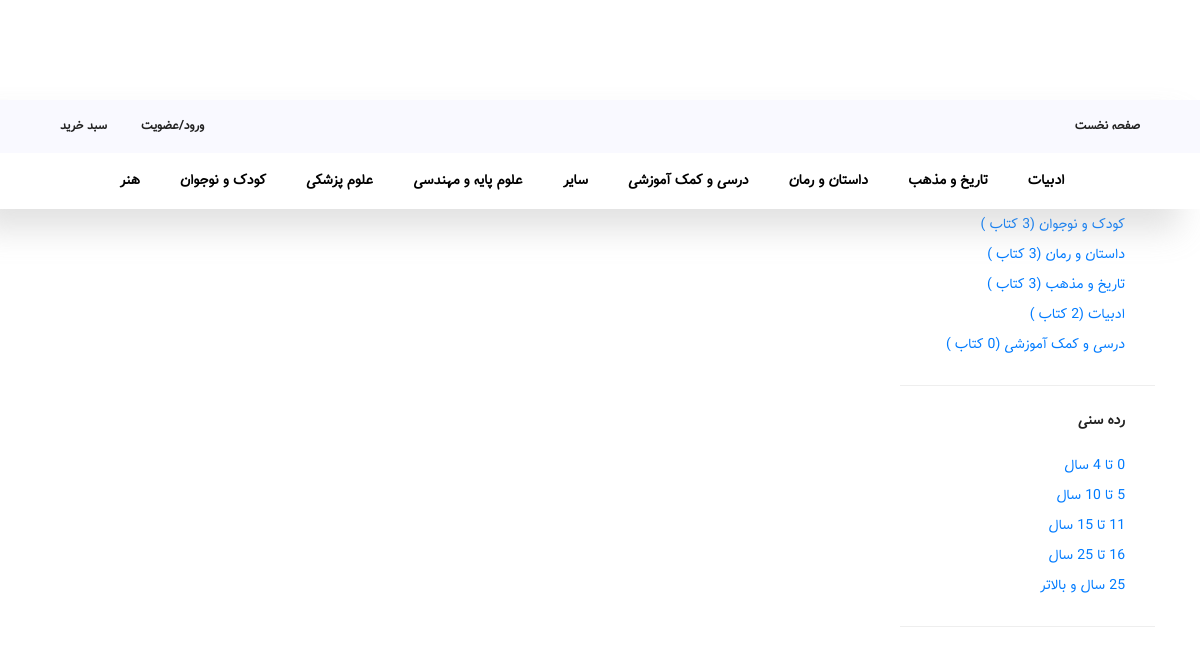
The app's page /views/home/_header.php with its own data.
### tables this page shows
CREATE TABLE `groups` (
  `gr_id` int(11) NOT NULL,
  `gr_name` varchar(50) NOT NULL
);

### include/database.php (called while the page is built, shortened)
<?php
$DB_Host="127.0.0.1";
$DB_Username="root";
$DB_Password="";
$DB_DBName="db_bookstore";
function select($Script)
{
	global $DB_DBName,$DB_Host,$DB_Password,$DB_Username;
	$db=mysqli_connect($DB_Host,$DB_Username,$DB_Password);
	mysqli_query($db,"set char set utf8");
	$rows=mysqli_query($db,$Script);
	return $rows;
}
?>

### views/home/_header.php (the view, shortened to what this page needs)
<?php
include_once ('../../include/database.php');
?>
<!DOCTYPE html>
<html lang="zxx" class="no-js">
<head>
    <link rel="stylesheet" href="../../css/linearicons.css">
    <link rel="stylesheet" href="../../css/owl.carousel.css">
    <link rel="stylesheet" href="../../css/font-awesome.min.css">
    <link rel="stylesheet" href="../../css/nice-select.css">
    <link rel="stylesheet" href="../../css/nouislider.min.css">
    <link rel="stylesheet" href="../../css/bootstrap.css">
    <link rel="stylesheet" href="../../css/main.css">
</head>
<body>
<header class="default-header">
    <div class="menutop-wrap">
        <div class="menu-top container" style="direction: rtl">
            <div class="d-flex justify-content-between align-items-center">
                <ul class="list">
                    <li><a href="index.php">صفحه نخست</a></li>
                </ul>
                <ul class="list">
                    <?php
                    if(isset($_SESSION['ac_id']))
                    {
                        print('<li><a  href="../client/">رفتن به پنل کاربری</a></li>');
                    }
                    else
                    {
                        print ('<li><a href="login.php">ورود/عضویت</a></li>');
                    }
                    ?>
                    <li><a href="basket.php">سبد خرید</a></li>
                </ul>
            </div>
        </div>
    </div>
    <nav class="navbar navbar-expand-lg navbar-light" style="direction: rtl">
        <div class="container">
            <div class="collapse navbar-collapse justify-content-end align-items-center" id="navbarSupportedContent">
                <ul class="navbar-nav" style="text-align: right;height: 40px;line-height: 40px; margin: auto;">
                    <?php
                    $sql="select * from groups order by gr_name asc";
                    $data=select($sql);
                    while ($c=mysqli_fetch_array($data))
                    {
                        print(' <li><a href="index.php?groups='.$c['gr_id'].'">'.$c['gr_name'].'</a></li>');
                    }
                    ?>
                </ul>
            </div>
        </div>
    </nav>
</header>
<div class="container mt-100">
    <div class="row" style="direction: rtl">
        <div class="col-xl-3 col-lg-4 col-md-5">
            <div class="sidebar-filter mt-50">
                <div class="common-filter">
                    <div class="head">محبوب ترین دسته بندی ها</div>
                    <form action="#">
                        <ul>
                            <?php
                            $sql="select * from vw_groups order by counts desc limit 0,5";
                            $data=select($sql);
                            while ($c=mysqli_fetch_array($data))
                            {
                                print('<li style="padding-right: 30px;" class="filter-list"><a href="index.php?groups='.$c['gr_id'].'" >'.$c['gr_name'].' ('. $c['counts'] .' کتاب )</a></li>');
                            }
                            ?>
                        </ul>
                    </form>
                </div>
                <div class="common-filter">
                    <div class="head">رده سنی</div>
                    <form action="#">
                        <ul>
                            <li style="padding-right: 30px;" class="filter-list"><a href="index.php?age=0" >0 تا 4 سال</a></li>
                            <li  style="padding-right: 30px;" class="filter-list"><a href="index.php?age=1" >5 تا 10 سال</a></li>
                            <li  style="padding-right: 30px;" class="filter-list"><a href="index.php?age=2" >11 تا 15 سال</a></li>
                            <li  style="padding-right: 30px;" class="filter-list"><a href="index.php?age=3" >16 تا 25 سال</a></li>
                            <li  style="padding-right: 30px;"  class="filter-list"><a href="index.php?age=4" >25 سال و بالاتر</a></li>
                        </ul>
                    </form>
                </div>
            </div>
        </div>

### records on screen
groups: gr_name "ادبیات"
groups: gr_name "تاریخ و مذهب"
groups: gr_name "داستان و رمان", counts "3"
groups: gr_name "درسی و کمک آموزشی"
groups: gr_name "سایر"
groups: gr_name "علوم پایه و مهندسی"
groups: gr_name "علوم پزشکی"
groups: gr_name "کودک و نوجوان"
groups: gr_name "هنر"
